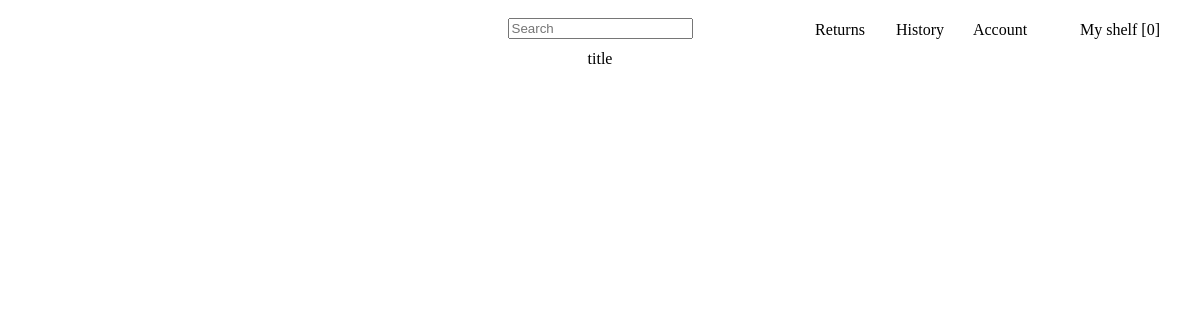
The page /pages/shelf/ (signed in) on the database as committed earlier.
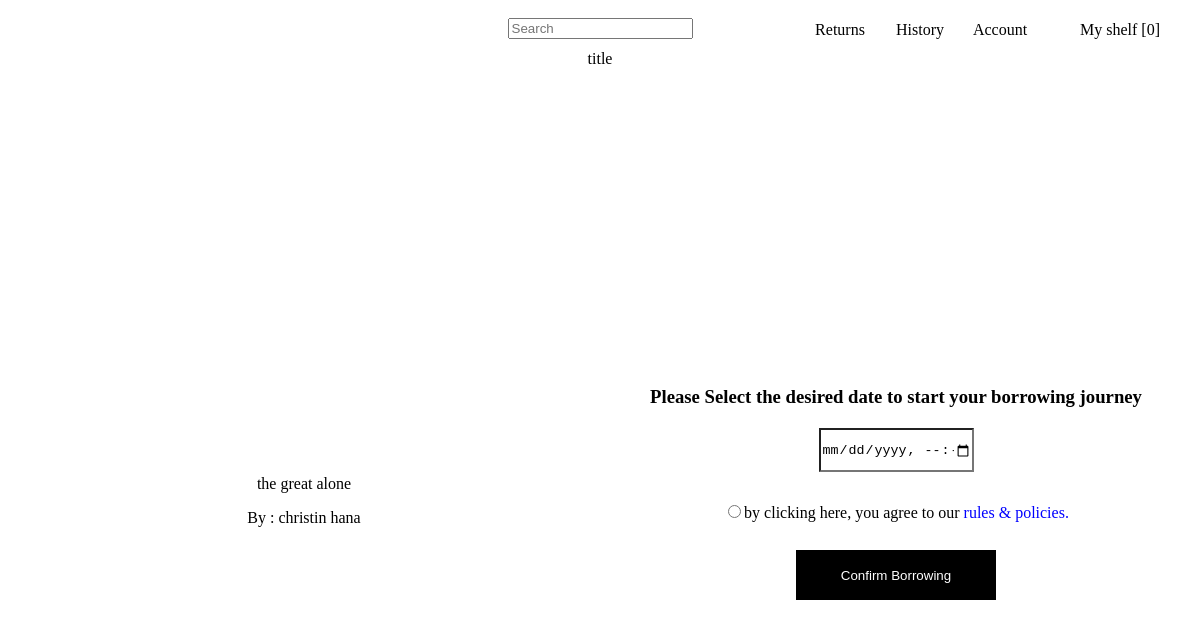
The same page on the database as committed later.
### library/models.py (models this page shows, shortened)
class EmpruntItem(models.Model):
  book = models.ForeignKey(book, on_delete=models.SET_NULL, blank=True, null=True)
  emprunt = models.ForeignKey(Emprunt, on_delete=models.SET_NULL, blank=True, null=True)
  date_debut_emprunt = models.DateField()

class book(models.Model):
  title = models.CharField(max_length=30, null=True)
  author = models.CharField(max_length=30, null=True)
  category = models.CharField(max_length=30, null=True)
  ISBN = models.CharField(max_length=30, null=True)
  status = models.BooleanField(default=True)
  image = models.ImageField(null=True, blank=True)
  @property
  def imageURL(self):
    try:
        url = self.image.url
    except:
        url = ''
    return url

### library/views.py (the view)
# urls.py: path('shelf/',views.shelf, name='shelfpage'),
def shelf(request):
    if request.user.is_authenticated:
        customer = request.user.customer
        emprunt, created = Emprunt.objects.get_or_create(customer=customer, complete=False)
        items = emprunt.empruntitem_set.all()
    else:
        items =[]
    context = {'items':items}
    return render(request,'library/html/borrow.html', context )

### library/templates/library/html/borrow.html (shortened to what this page needs)
<!DOCTYPE html>
<html lang="en">
<head>
  {% load static%}
    <link rel="stylesheet" href="{% static 'css/borrow.css'%}">
    <link rel="stylesheet" href="{% static 'css/home.css'%}">
</head>
<body>
    <div class="header">
        <div>
        </div>
        <div class="headersearch">
          <input placeholder="Search" type="text" name="" id="">
        </div>
        <div class="headeritems">
          <div><p class="headerinsideitems">Returns</p></div>
          <div><p class="headerinsideitems">History</p></div>
          <div><p class="headerinsideitems">Account</p></div>
          <div><p class="headerinsideitems">My shelf [<span>0</span>]</p></div>
        </div>
      </div>
    <div class="title"><p>title</p></div>
    {% for item in items %}
    <div class="sections">
        <div class="stats">
          <div class="finishing-emprunt-pic"><img class="finishing-emprunt-picture" src="{{item.book.imageURL}}" alt=""></div>
          <div class="finishing-emprunt-title"><p>{{item.book.title}}</p></div>
          <div class="finishing-emprunt-author"><p>By : {{item.book.author}}</p></div>
        </div>
        <div class="borrow-options">
          <div>
            <h3 class="Confirm-borrowing-text">Please Select the desired date to start your borrowing journey</h3>
            <input class="Confirm-borrowing-date" type="datetime-local">
          </div>
          <div>
            <input class="confirming-rules" type="radio">by clicking here, you agree to our <span class="rulespoliciestext">rules & policies.</span>
          </div>
          <div>
            <button class="Confirm-borrowing-button">
              Confirm Borrowing
            </button>
          </div>
      </div>
    </div>
    {% endfor %}
</body>
</html>

### static/css/borrow.css (style rules this page uses)
.sections { display: grid; grid-template-columns: 1fr 1fr; height: 100vh; justify-content: center; align-items: center; }
.stats { text-align: center; }
.borrow-options { justify-content: center; text-align: center; }
.title { margin-top: 50px; }
.Confirm-borrowing-text { margin-bottom: 20px; }
.Confirm-borrowing-date { margin-bottom: 30px; height: 40px; width: 150px; color: black; background-color: white; }
.Confirm-borrowing-button { margin-top: 30px; color: white; background-color: black; height: 50px; width: 200px; transition: color 1s, background-color 1s; border: none; margin-top: 12px; }
.confirming-rules { margin-bottom: 20px; }
.rulespoliciestext { color: blue; }

### static/css/home.css (style rules this page uses)
.header { display: grid; grid-template-columns: 1fr 1fr 1fr; height: 60px; position: absolute; left: 0; right: 0; top: 0; bottom: 0; }
.headeritems { align-items: center; text-align: center; display: grid; grid-template-columns: 1fr 1fr 1fr 2fr; }
.headersearch { padding-top: 18px; text-align: center; }
.title { text-align: center; }

Rows that differ between the two databases and show on the page:
added EmpruntItem: book "the great alone", book.author "christin hana"
